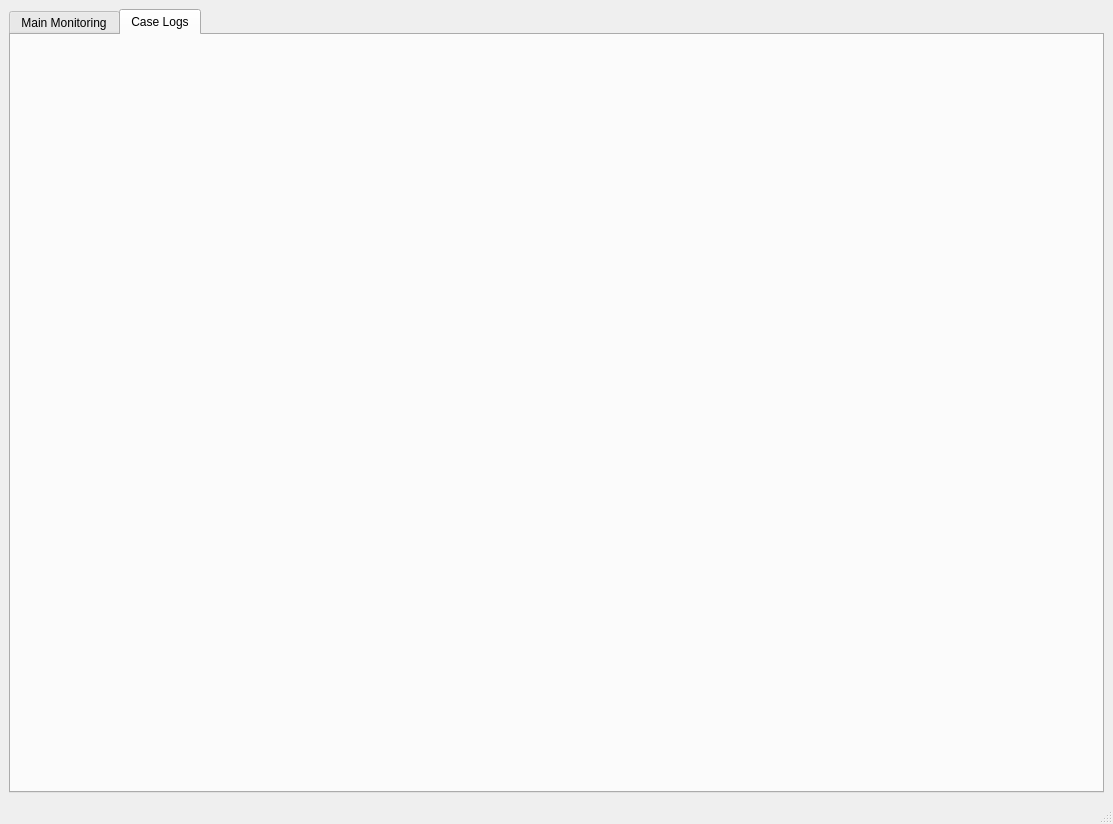
<?xml version="1.0" encoding="UTF-8"?>
<ui version="4.0">
 <class>MainWindow</class>
 <widget class="QMainWindow" name="MainWindow">
  <property name="geometry">
   <rect>
    <x>0</x>
    <y>0</y>
    <width>1113</width>
    <height>824</height>
   </rect>
  </property>
  <property name="windowTitle">
   <string>MainWindow</string>
  </property>
  <widget class="QWidget" name="centralwidget">
   <layout class="QVBoxLayout" name="verticalLayout_on_centralwidget">
    <item>
     <widget class="QTabWidget" name="tabWidget">
      <property name="currentIndex">
       <number>1</number>
      </property>
      <widget class="QWidget" name="main_tab">
       <attribute name="title">
        <string>Main Monitoring</string>
       </attribute>
       <layout class="QVBoxLayout" name="verticalLayout_on_main_tab"/>
      </widget>
      <widget class="QWidget" name="case_logs_tab">
       <attribute name="title">
        <string>Case Logs</string>
       </attribute>
       <layout class="QVBoxLayout" name="verticalLayout_on_manage_tab"/>
      </widget>
     </widget>
    </item>
   </layout>
  </widget>
  <widget class="QStatusBar" name="statusbar"/>
  <action name="actionExit">
   <property name="text">
    <string>Exit</string>
   </property>
  </action>
 </widget>
 <resources/>
 <connections/>
</ui>
